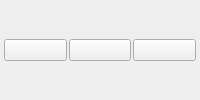
           <widget class="QWidget" name="widget_8" native="true">
            <layout class="QHBoxLayout" name="horizontalLayout_7">
             <property name="spacing">
              <number>2</number>
             </property>
             <property name="leftMargin">
              <number>4</number>
             </property>
             <property name="topMargin">
              <number>4</number>
             </property>
             <property name="rightMargin">
              <number>4</number>
             </property>
             <property name="bottomMargin">
              <number>4</number>
             </property>
             <item>
              <widget class="QPushButton" name="mapApButton">
               <property name="toolTip">
                <string>Autopilot</string>
               </property>
               <property name="text">
                <string/>
               </property>
               <property name="icon">
                <iconset resource="resources.qrc">
                 <normaloff>:/models/Icons/Computer-96.png</normaloff>:/models/Icons/Computer-96.png</iconset>
               </property>
               <property name="iconSize">
                <size>
                 <width>25</width>
                 <height>25</height>
                </size>
               </property>
              </widget>
             </item>
             <item>
              <widget class="QPushButton" name="mapKbButton">
               <property name="toolTip">
                <string>Manual control</string>
               </property>
               <property name="text">
                <string/>
               </property>
               <property name="icon">
                <iconset resource="resources.qrc">
                 <normaloff>:/models/Icons/Controller-96.png</normaloff>:/models/Icons/Controller-96.png</iconset>
               </property>
               <property name="iconSize">
                <size>
                 <width>25</width>
                 <height>25</height>
                </size>
               </property>
              </widget>
             </item>
             <item>
              <widget class="QPushButton" name="mapOffButton">
               <property name="toolTip">
                <string>Stop</string>
               </property>
               <property name="text">
                <string/>
               </property>
               <property name="icon">
                <iconset resource="resources.qrc">
                 <normaloff>:/models/Icons/Stop Sign-96.png</normaloff>:/models/Icons/Stop Sign-96.png</iconset>
               </property>
               <property name="iconSize">
                <size>
                 <width>25</width>
                 <height>25</height>
                </size>
               </property>
              </widget>
             </item>
            </layout>
           </widget>
